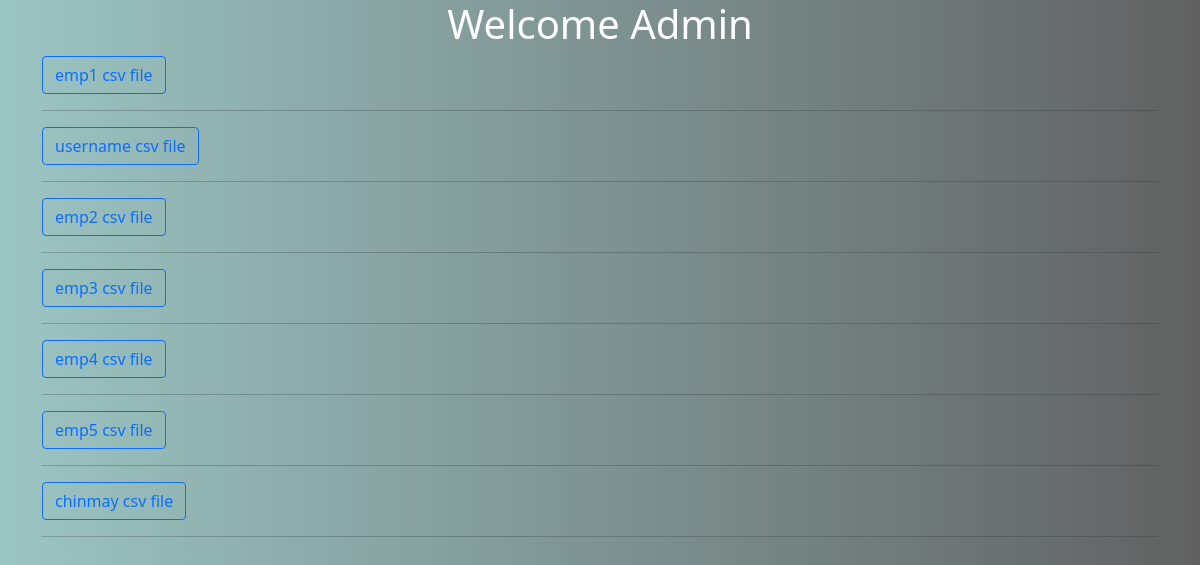
Page /adminer/ on the earlier database version.
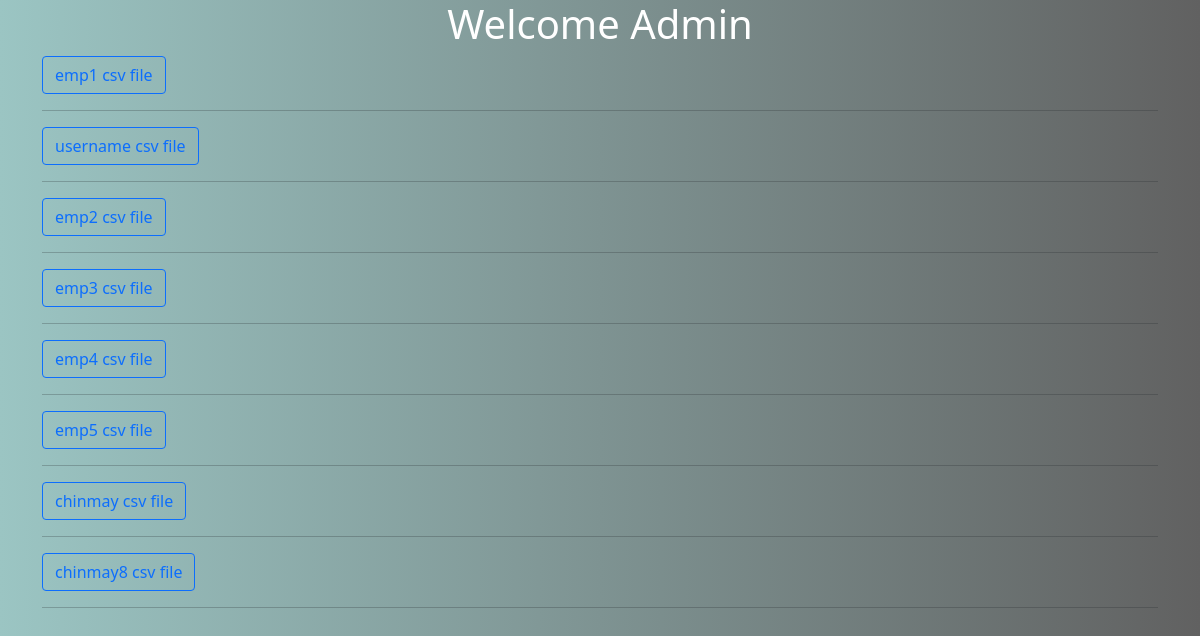
Same page on the later database version.
### employees/models.py (models this page shows, shortened)
class Employee(models.Model):
    user = models.OneToOneField(User, on_delete= models.CASCADE,null=True)
    phone = models.CharField(max_length=200, null=True)
    adress = models.CharField(max_length=200, null=True)
    profile_pic = models.ImageField(default='default.jpg', upload_to='profile_images',max_length=100,blank=True,null=True)

### employees/views.py (the view)
# urls.py: path('adminer/',views.adminpage, name='admin'),
def adminpage(request):
    emps = Employee.objects.all()
    return render(request,'employees/admin_dashboard.html',{'emps':emps})

### employees/templates/employees/admin_dashboard.html (shortened to what this page needs)
<!DOCTYPE html>
<html lang="en">
<head>
    <link href="https://cdn.jsdelivr.net/npm/bootstrap@5.0.0-beta3/dist/css/bootstrap.min.css" rel="stylesheet">
</head>
<body>
    <h1 class="text-center text-white">Welcome Admin</h1>
    <div class="container">
        {% for emp in emps %}
        <a href="{% url 'export' emp.id %}" class="btn btn-outline-primary">{{ emp.user.username }} csv file</a>
        <hr>
        {% endfor %}
    </div>
</body>
</html>

Differences in the rows shown:
added Employee: user.username "chinmay8"
